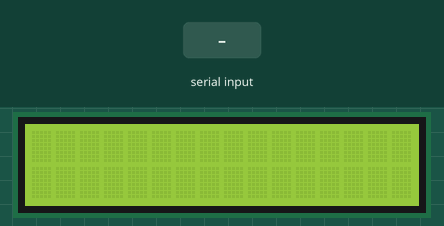
The sketch below on a simulated Arduino Uno, built with avr-gcc and run on an emulated ATmega328P. On the bench: 16×2 character LCD. The inputs (shaded band) are chosen by the test bench.

Above: at 1.2 s.
1.3 s: "1\n" received over Serial
At 2.5 s:
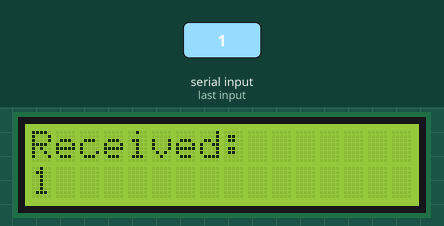
2.8 s: "0\n" received over Serial
At 3.7 s:
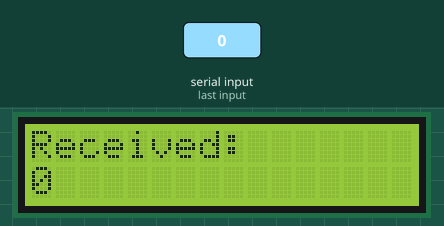
4.3 s: "2\n" received over Serial
At 4.8 s:
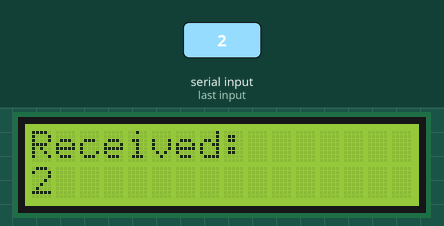
Timing chart, 0 to 7.3 s (numbered marks = the images above; inputs shaded):
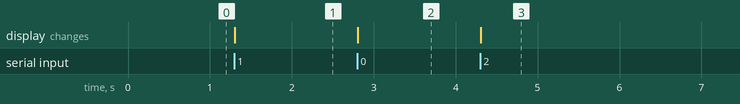

Measured:
- after the input at 1.3 s, the display: changes at once (image 1)
- after the input at 2.8 s, the display: changes at once (image 2)
- after the input at 4.3 s, the display: changes at once (image 3)

The sketch:

displaySerialLCD.ino
```cpp
#include <LiquidCrystal.h>

LiquidCrystal lcd_1(0, 1, 2, 3, 4, 5);

const int maxStringLength = 20; // ajuste conforme necessário
char incomingString[maxStringLength + 1]; // +1 para o caractere nulo

void setup()
{
  lcd_1.begin(16, 2);
  Serial.begin(9600);
}

void loop()
{
  // Limpar a string definindo todos os caracteres para nulo
  memset(incomingString, 0, sizeof(incomingString));

  if (Serial.available() > 0) {
    // ler a string completa até encontrar um caractere de nova linha ('\n')
    int bytesRead = Serial.readBytesUntil('\n', incomingString, maxStringLength);

    // adicionar o caractere nulo ao final da string
    incomingString[bytesRead] = '\0';

    // set cursor position and print on LCD
    lcd_1.clear();
    lcd_1.setCursor(0, 0);
    lcd_1.print("Received: ");
    lcd_1.setCursor(0, 1);
    lcd_1.print(incomingString);
  }
}
```
